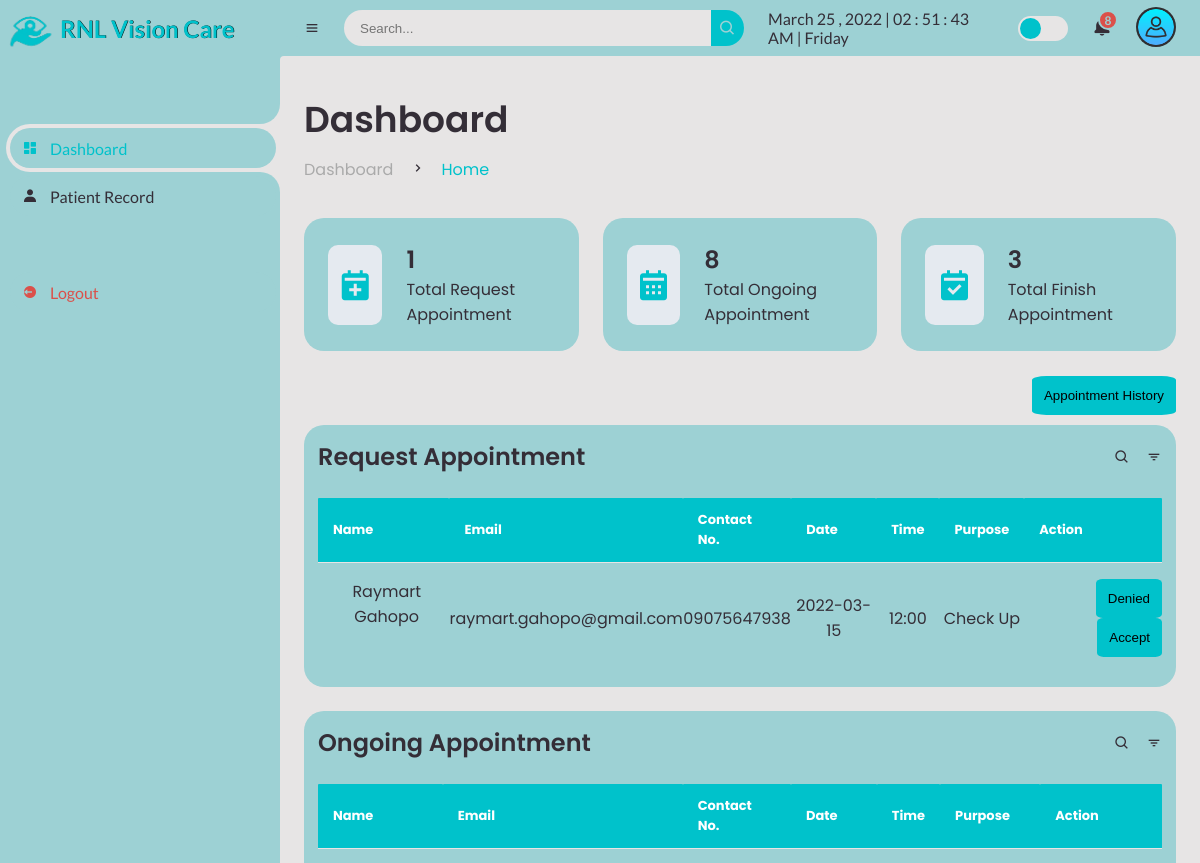
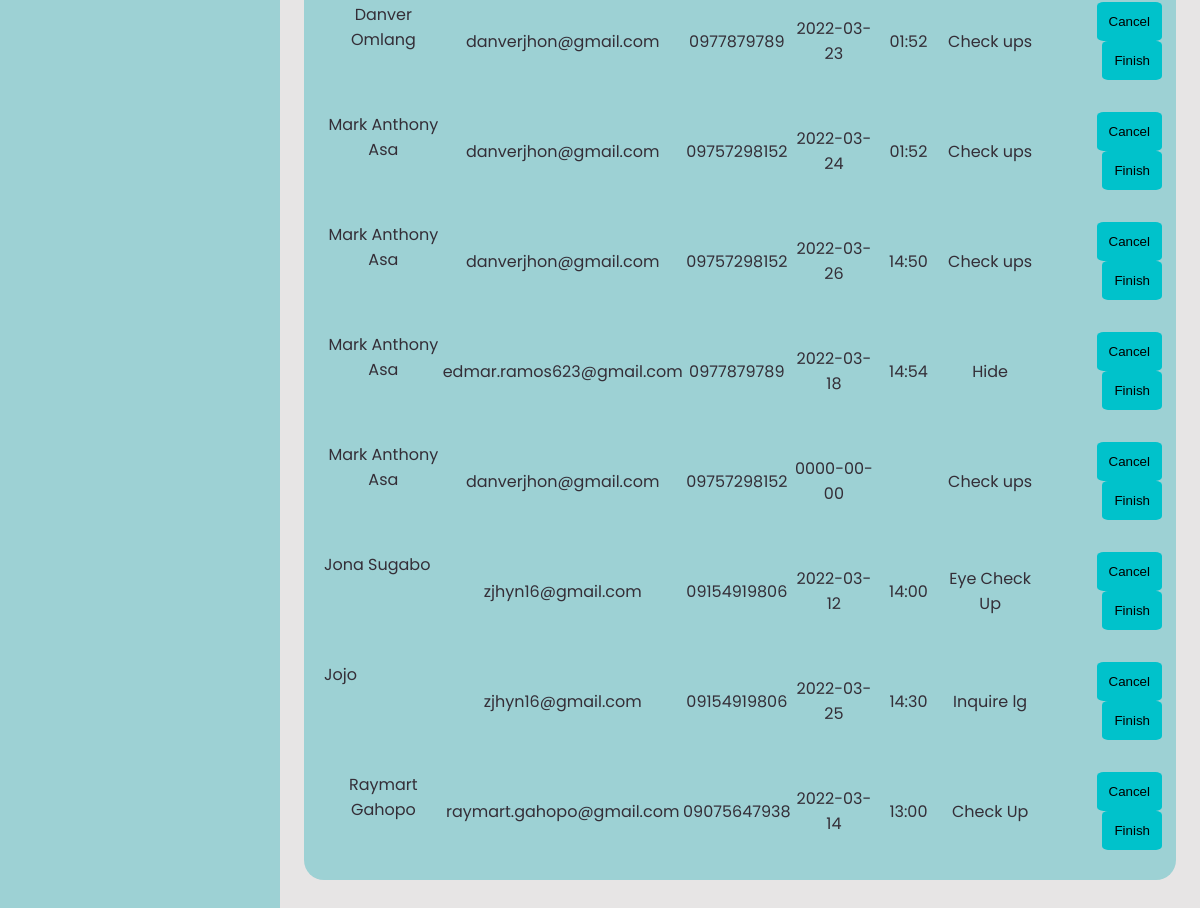
The app's page /doctor/dashboard.php (signed in) with its own data (2 pictures, top to bottom).
### tables this page shows
CREATE TABLE `appointment` (
  `app_id` int(11) NOT NULL AUTO_INCREMENT,
  `app_user` varchar(255) NOT NULL,
  `app_name` varchar(255) NOT NULL,
  `app_email` varchar(150) NOT NULL,
  `app_contact` varchar(150) NOT NULL,
  `app_date` date NOT NULL,
  `app_time` varchar(255) NOT NULL,
  `app_purpose` varchar(255) NOT NULL,
  `app_remarks` varchar(200) NOT NULL,
  PRIMARY KEY (`app_id`)
);

### doctor/dashboard.php (the view, shortened to what this page needs)
<?php
include ('../admin/session.php');
?>
<!DOCTYPE html>
<html lang="en">
<head>
	<link href='https://unpkg.com/boxicons@2.0.9/css/boxicons.min.css' rel='stylesheet'>
	<link rel="stylesheet" href="css\sys_style.css">
</head>
<body>
	<section id="sidebar">
		<a href="dashboard.php" class="brand">
			<img src="images\logo.png" alt="" width="60px;">
			<span class="text" style="text-shadow:0.5px 0px #000;">RNL Vision Care</span>
		</a>
		<ul class="side-menu top">
			<li class="active">
				<a href="dashboard.php">
					<i class='bx bxs-dashboard' ></i>
					<span class="text">Dashboard</span>
				</a>
			</li>
			<li>
				<a href="patient-record.php">
					<i class='bx bxs-user' ></i>
					<span class="text">Patient Record</span>
				</a>
			</li>
		</ul>
		<ul class="side-menu">
			<li>
				<a href="logout.php" class="logout">
					<i class='bx bxs-log-out-circle' ></i>
					<span class="text">Logout</span>
				</a>
			</li>
		</ul>
	</section>
	<section id="content">
		<nav>
			<i class='bx bx-menu' ></i>
			<form action="#">
				<div class="form-input">
					<input type="search" placeholder="Search...">
					<button type="submit" class="search-btn"><i class='bx bx-search' ></i></button>
				</div>
			</form>
			<div id="digital-clock"></div>
			<label for="switch-mode" class="switch-mode"></label>
			<div class="dropdown2">
			<a href="#" class="notification">
				<span class="num">8</span>
			</a>
			</div>
			<div class="dropdown1">
			<img src="img\user.png" alt="" width="40px" class="userlogo">
			</div>
		</nav>
		<main>
			<div class="head-title">
				<div class="left">
					<h1>Dashboard</h1>
					<ul class="breadcrumb">
						<li>
							<a href="#">Dashboard</a>
						</li>
						<li><i class='bx bx-chevron-right' ></i></li>
						<li>
							<a class="active" href="#">Home</a>
						</li>
					</ul>
				</div>
			</div>
			<ul class="box-info">
				<li>
					<i class='bx bxs-calendar-plus' ></i>
					<span class="text">
						<h3><?php
							$query = mysqli_query($conn, "SELECT COUNT(*) as total from appointment where app_remarks = 'PENDING';");
									while($result=mysqli_fetch_array($query)){
										echo $result['total'];
						  							}
						  ?></h3>
						<p>Total Request Appointment</p>
					</span>
				</li>
				<li>
					<i class='bx bxs-calendar' ></i>
					<span class="text">
						<h3>
							<?php
							$query2 = mysqli_query($conn, "SELECT COUNT(*) as total from appointment where app_remarks = 'ONGOING';");
									while($result2=mysqli_fetch_array($query2)){
										echo $result2['total'];
						  							}
						  ?>
						  </h3>
						<p>Total Ongoing Appointment</p>
					</span>
				</li>
				<li>
					<i class='bx bxs-calendar-check' ></i>
					<span class="text">
						<h3><?php
							$query3 = mysqli_query($conn, "SELECT COUNT(*) as total from appointment_history where app_remarks = 'FINISH';");
									while($result3=mysqli_fetch_array($query3)){
										echo $result3['total'];
						  							}
						  ?></h3>
						<p>Total Finish Appointment</p>
					</span>
				</li>
			</ul>
			<div><br>
				<a href="d-appointment-history.php"><button class="btn-apph" style="cursor: pointer;">Appointment History</button></a>
			</div><br>
			<div class="table-data">
				<div class="order">
					<div class="head">
						<h3>Request Appointment</h3>
						<i class='bx bx-search' ></i>
						<i class='bx bx-filter' ></i>
					</div>
					<table class="table">
     <thead>
     	<tr>
     	 <th>Name</th>
     	 <th>Email</th>
     	 <th>Contact No.</th>
     	 <th>Date</th>
		 <th>Time</th>
		 <th>Purpose</th>
		 <th>Action</th>
     	</tr>
     </thead>
     <tbody>
     	  	<tr>
     	  		<?php
     	  		$query4 = mysqli_query($conn, "Select * from appointment where app_remarks = 'PENDING'");
     	  		while($row = $query4 -> fetch_assoc()){
     	  ?>
     	  	  <td data-label="Name" class="brandd"><p><?php echo $row['app_name'];?></p></td>
     	  	  <td data-label="Email"><?php echo $row['app_email'];?></td>
     	  	  <td data-label="Contact"><?php echo $row['app_contact'];?></td>
     	  	  <td data-label="Date"><?php echo $row['app_date'];?></td>
			  <td data-label="Time"><?php echo $row['app_time'];?></td>
			  <td data-label="Purpose"><?php echo $row['app_purpose'];?></td>
			  <td data-label="Action"><a href="?id3=<?php echo $row['app_id'];?>"><button class="btn-rem" style="cursor: pointer;">Denied</button></a>
			  <a href="?id=<?php echo $row['app_id'];?>"><button class="btn-upd" style="cursor: pointer;">Accept</button></a></td>
     	  </tr>
     	<?php  } ?>
     </tbody>
   </table>
				</div>
			</div>
			<div class="table-data">
				<div class="order">
					<div class="head">
						<h3>Ongoing Appointment</h3>
						<i class='bx bx-search' ></i>
						<i class='bx bx-filter' ></i>
					</div>
					<table class="table">
     <thead>
     	<tr>
     	 <th>Name</th>
     	 <th>Email</th>
     	 <th>Contact No.</th>
     	 <th>Date</th>
		 <th>Time</th>
		 <th>Purpose</th>
		 <th>Action</th>
     	</tr>
     </thead>
     <tbody>
     	  <tr>
     	  	  <?php
     	  		$query5 = mysqli_query($conn, "Select * from appointment where app_remarks = 'ONGOING'");
     	  		while($row1 = $query5 -> fetch_assoc()){
     	  ?>
     	  	  <td data-label="Name" class="brandd"><p><?php echo $row1['app_name'];?></p></td>
     	  	  <td data-label="Email"><?php echo $row1['app_email'];?></td>
     	  	  <td data-label="Contact"><?php echo $row1['app_contact'];?></td>
     	  	  <td data-label="Date"><?php echo $row1['app_date'];?></td>
			  <td data-label="Time"><?php echo $row1['app_time'];?></td>
			  <td data-label="Purpose"><?php echo $row1['app_purpose'];?></td>
			  <td data-label="Action"><a href="?id2=<?php echo $row1['app_id'];?>"><button class="btn-rem" style="cursor: pointer;">Cancel</button>
			  <a href="?id1=<?php echo $row1['app_id'];?>"><button class="btn-upd" style="cursor: pointer;">Finish</button></td>
     	  </tr>
     	<?php } ?>
     </tbody>
   </table>
				</div>
			</div>
		</main>
	</section>
</body>
</html>

### doctor/dashboard.php (style rules this page uses)
.btn-upd, .btn-rem, .btn-apph { background-color: #00c2cb; padding: 12px; border: none; border-radius: 10%; float: right; margin-left: 10px; }

### records on screen
appointment: app_name "Raymart Gahopo", app_email "raymart.gahopo@gmail.com", app_contact "09075647938", app_date "2022-03-15", app_time "12:00", app_purpose "Check Up"
appointment: app_name "Danver Omlang", app_email "danverjhon@gmail.com", app_contact "0977879789", app_date "2022-03-23", app_time "01:52", app_purpose "Check ups"
appointment: app_name "Mark Anthony Asa", app_email "danverjhon@gmail.com", app_contact "09757298152", app_date "2022-03-24", app_time "01:52", app_purpose "Check ups"
appointment: app_name "Mark Anthony Asa", app_email "danverjhon@gmail.com", app_contact "09757298152", app_date "2022-03-26", app_time "14:50", app_purpose "Check ups"
appointment: app_name "Mark Anthony Asa", app_email "edmar.ramos623@gmail.com", app_contact "0977879789", app_date "2022-03-18", app_time "14:54", app_purpose "Hide"
appointment: app_name "Mark Anthony Asa", app_email "danverjhon@gmail.com", app_contact "09757298152", app_date "0000-00-00", app_purpose "Check ups"
appointment: app_name "Jona Sugabo", app_email "zjhyn16@gmail.com", app_contact "09154919806", app_date "2022-03-12", app_time "14:00", app_purpose "Eye Check Up"
appointment: app_name "Jojo", app_email "zjhyn16@gmail.com", app_contact "09154919806", app_date "2022-03-25", app_time "14:30", app_purpose "Inquire lg"
appointment: app_name "Raymart Gahopo", app_email "raymart.gahopo@gmail.com", app_contact "09075647938", app_date "2022-03-14", app_time "13:00", app_purpose "Check Up"

### other values on screen
$result['total'] "1"
$result2['total'] "8"
$result3['total'] "3"
